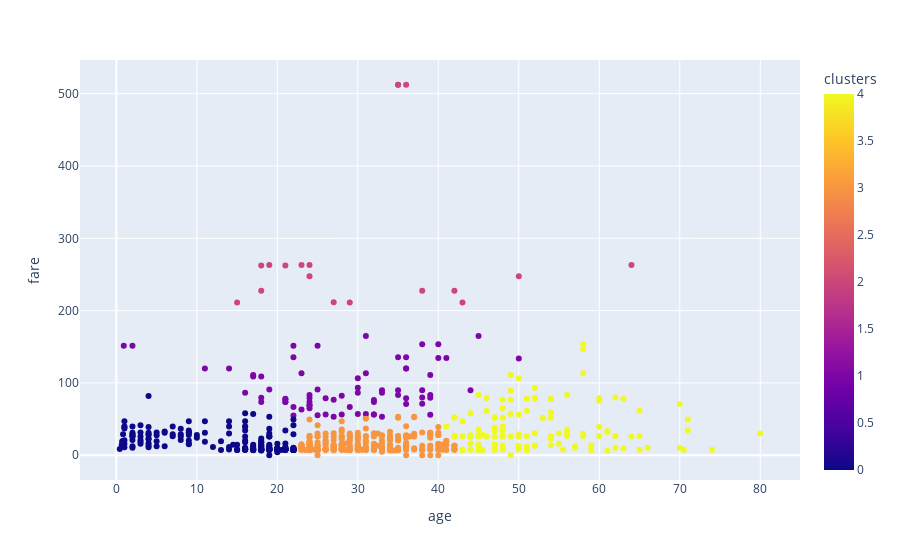

The code cell stored with this chart in its notebook:
### Code cell
import plotly.express as px
fig = px.scatter(df, x='age', y='fare', color='clusters')
fig.show()

### Figure 1 — Plotly figure (JSON) as saved in the notebook; plotly's stock layout.template omitted (floating-point values rounded to 4 significant figures; data arrays with more than 128 entries replaced by an {"elided": "..."} marker saying what was removed)
{"data": [{"hovertemplate": "age=%{x}<br>fare=%{y}<br>clusters=%{marker.color}<extra></extra>", "legendgroup": "", "marker": {"color": {"elided": "891 int values"}, "coloraxis": "coloraxis", "symbol": "circle"}, "mode": "markers", "name": "", "orientation": "v", "showlegend": false, "type": "scatter", "x": {"elided": "891 float values"}, "xaxis": "x", "y": {"elided": "891 float values"}, "yaxis": "y"}], "layout": {"coloraxis": {"colorbar": {"title": {"text": "clusters"}}, "colorscale": [[0, "#0d0887"], [0.1111, "#46039f"], [0.2222, "#7201a8"], [0.3333, "#9c179e"], [0.4444, "#bd3786"], [0.5556, "#d8576b"], [0.6667, "#ed7953"], [0.7778, "#fb9f3a"], [0.8889, "#fdca26"], [1, "#f0f921"]]}, "legend": {"tracegroupgap": 0}, "margin": {"t": 60}, "xaxis": {"anchor": "y", "domain": [0, 1], "title": {"text": "age"}}, "yaxis": {"anchor": "x", "domain": [0, 1], "title": {"text": "fare"}}}}
